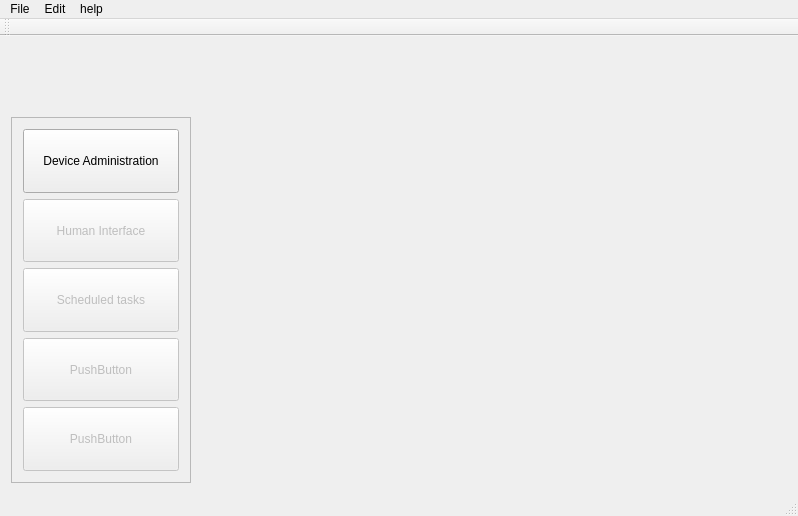
<?xml version="1.0" encoding="UTF-8"?>
<ui version="4.0">
 <class>AdminWindow</class>
 <widget class="QMainWindow" name="AdminWindow">
  <property name="geometry">
   <rect>
    <x>0</x>
    <y>0</y>
    <width>798</width>
    <height>516</height>
   </rect>
  </property>
  <property name="windowTitle">
   <string>AdminWindow</string>
  </property>
  <widget class="QWidget" name="centralWidget">
   <layout class="QGridLayout" name="gridLayout">
    <item row="1" column="0">
     <widget class="QFrame" name="buttonFrame">
      <property name="sizePolicy">
       <sizepolicy hsizetype="Fixed" vsizetype="Preferred">
        <horstretch>0</horstretch>
        <verstretch>0</verstretch>
       </sizepolicy>
      </property>
      <property name="minimumSize">
       <size>
        <width>180</width>
        <height>0</height>
       </size>
      </property>
      <property name="frameShape">
       <enum>QFrame::StyledPanel</enum>
      </property>
      <property name="frameShadow">
       <enum>QFrame::Raised</enum>
      </property>
      <layout class="QVBoxLayout" name="verticalLayout">
       <item>
        <widget class="QPushButton" name="btDeviceAdmin">
         <property name="sizePolicy">
          <sizepolicy hsizetype="Minimum" vsizetype="Preferred">
           <horstretch>0</horstretch>
           <verstretch>0</verstretch>
          </sizepolicy>
         </property>
         <property name="text">
          <string>Device Administration</string>
         </property>
        </widget>
       </item>
       <item>
        <widget class="QPushButton" name="btHumanInterface">
         <property name="enabled">
          <bool>false</bool>
         </property>
         <property name="sizePolicy">
          <sizepolicy hsizetype="Minimum" vsizetype="Preferred">
           <horstretch>0</horstretch>
           <verstretch>0</verstretch>
          </sizepolicy>
         </property>
         <property name="text">
          <string>Human Interface</string>
         </property>
        </widget>
       </item>
       <item>
        <widget class="QPushButton" name="btScheduledTasks">
         <property name="enabled">
          <bool>false</bool>
         </property>
         <property name="sizePolicy">
          <sizepolicy hsizetype="Minimum" vsizetype="Preferred">
           <horstretch>0</horstretch>
           <verstretch>0</verstretch>
          </sizepolicy>
         </property>
         <property name="text">
          <string>Scheduled tasks</string>
         </property>
        </widget>
       </item>
       <item>
        <widget class="QPushButton" name="pushButton_2">
         <property name="enabled">
          <bool>false</bool>
         </property>
         <property name="sizePolicy">
          <sizepolicy hsizetype="Minimum" vsizetype="Preferred">
           <horstretch>0</horstretch>
           <verstretch>0</verstretch>
          </sizepolicy>
         </property>
         <property name="text">
          <string>PushButton</string>
         </property>
        </widget>
       </item>
       <item>
        <widget class="QPushButton" name="pushButton_3">
         <property name="enabled">
          <bool>false</bool>
         </property>
         <property name="sizePolicy">
          <sizepolicy hsizetype="Minimum" vsizetype="Preferred">
           <horstretch>0</horstretch>
           <verstretch>0</verstretch>
          </sizepolicy>
         </property>
         <property name="text">
          <string>PushButton</string>
         </property>
        </widget>
       </item>
      </layout>
     </widget>
    </item>
    <item row="0" column="1" rowspan="2">
     <widget class="QWidget" name="widget" native="true">
      <layout class="QGridLayout" name="centralLayout"/>
     </widget>
    </item>
    <item row="0" column="0">
     <widget class="QLabel" name="appIconLabel">
      <property name="minimumSize">
       <size>
        <width>64</width>
        <height>64</height>
       </size>
      </property>
      <property name="maximumSize">
       <size>
        <width>64</width>
        <height>64</height>
       </size>
      </property>
      <property name="text">
       <string/>
      </property>
     </widget>
    </item>
   </layout>
  </widget>
  <widget class="QMenuBar" name="menuBar">
   <property name="geometry">
    <rect>
     <x>0</x>
     <y>0</y>
     <width>798</width>
     <height>21</height>
    </rect>
   </property>
   <widget class="QMenu" name="menuFichier">
    <property name="title">
     <string>File</string>
    </property>
    <widget class="QMenu" name="menuNew">
     <property name="title">
      <string>New</string>
     </property>
     <addaction name="actionNewDevice"/>
     <addaction name="actionNewModule"/>
     <addaction name="separator"/>
     <addaction name="actionNewType"/>
     <addaction name="actionNewLocation"/>
    </widget>
    <addaction name="menuNew"/>
    <addaction name="separator"/>
    <addaction name="actionSave"/>
    <addaction name="separator"/>
    <addaction name="actionQuit"/>
   </widget>
   <widget class="QMenu" name="menuEdit">
    <property name="title">
     <string>Edit</string>
    </property>
    <addaction name="actionEditTypes"/>
    <addaction name="actionEditLocations"/>
    <addaction name="separator"/>
   </widget>
   <widget class="QMenu" name="menuHelp">
    <property name="title">
     <string>help</string>
    </property>
    <addaction name="separator"/>
    <addaction name="actionAbout_Qt"/>
   </widget>
   <addaction name="menuFichier"/>
   <addaction name="menuEdit"/>
   <addaction name="menuHelp"/>
  </widget>
  <widget class="QToolBar" name="mainToolBar">
   <attribute name="toolBarArea">
    <enum>TopToolBarArea</enum>
   </attribute>
   <attribute name="toolBarBreak">
    <bool>false</bool>
   </attribute>
  </widget>
  <widget class="QStatusBar" name="statusBar"/>
  <action name="actionSave">
   <property name="text">
    <string>Save</string>
   </property>
  </action>
  <action name="actionQuit">
   <property name="text">
    <string>Quit</string>
   </property>
  </action>
  <action name="actionNewDevice">
   <property name="text">
    <string>Device</string>
   </property>
  </action>
  <action name="actionNewModule">
   <property name="text">
    <string>Module</string>
   </property>
  </action>
  <action name="actionAbout_Qt">
   <property name="text">
    <string>About Qt...</string>
   </property>
  </action>
  <action name="actionNewType">
   <property name="text">
    <string>Type</string>
   </property>
  </action>
  <action name="actionNewLocation">
   <property name="text">
    <string>Location</string>
   </property>
  </action>
  <action name="actionEditTypes">
   <property name="text">
    <string>Types</string>
   </property>
  </action>
  <action name="actionEditLocations">
   <property name="text">
    <string>Locations</string>
   </property>
  </action>
 </widget>
 <layoutdefault spacing="6" margin="11"/>
 <resources/>
 <connections/>
</ui>
